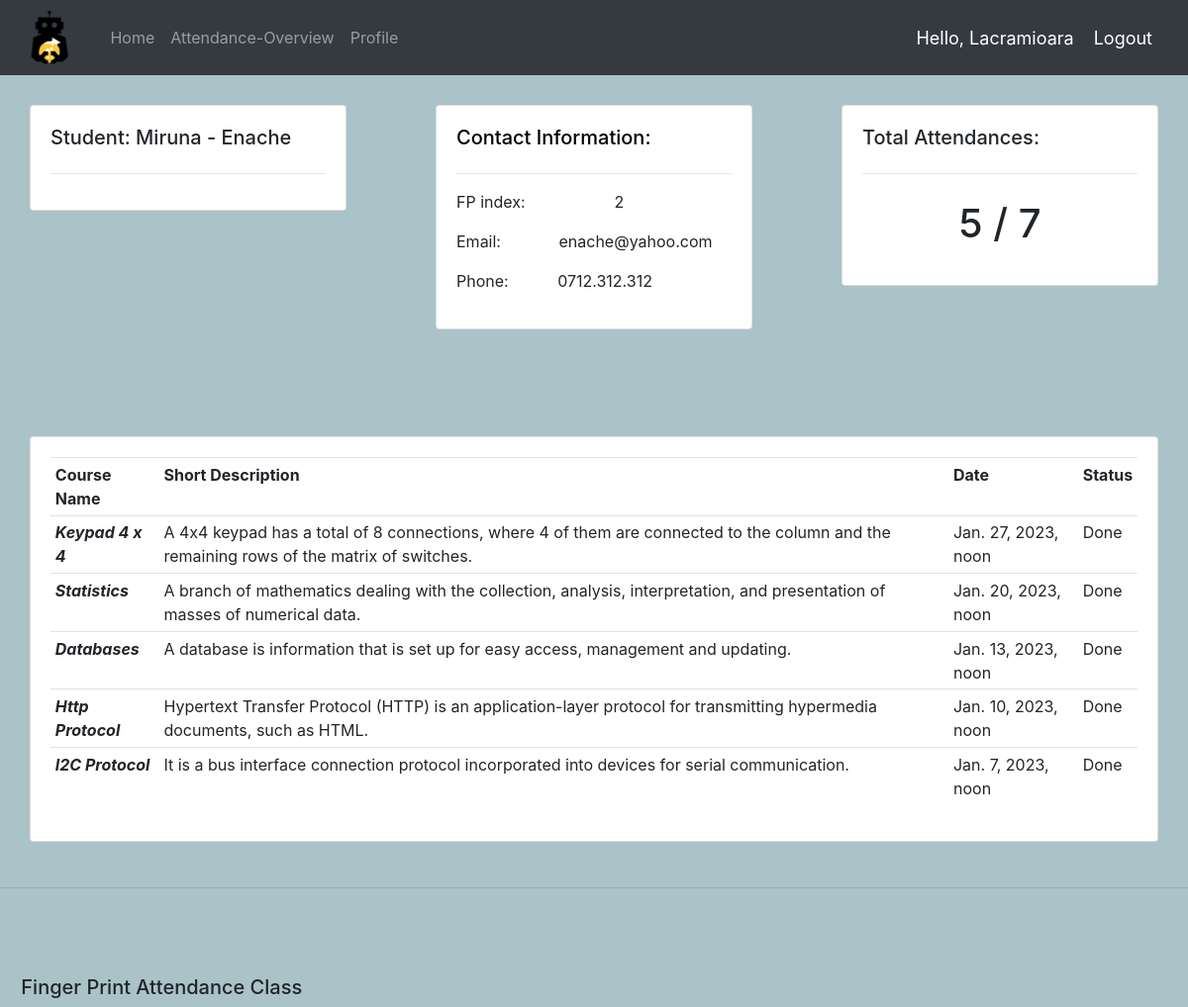
Screenshot of /profile/2 (signed in) with the database file from the repository.
### accounts/models.py (models this page shows, shortened)
class Student(models.Model):
	user = models.OneToOneField(User, on_delete=models.CASCADE)
	fp_index = models.IntegerField(primary_key=True, unique=True)
	phone = models.CharField(max_length=200, null=True)
	grd_average = models.DecimalField(decimal_places=1, max_digits=2, null=True, blank=True)
	is_teacher = models.BooleanField(default=False)

### attendance/models.py (models this page shows, shortened)
class Attendance(models.Model):
	class Meta:
		ordering = ['-start_date']
	STATUS = (
		('Upcoming', 'Upcoming'),
		('Done', 'Done')
	)
	students = models.ManyToManyField(Student, null=True)
	lecture_title = models.CharField(primary_key=True, max_length=50)
	short_description = models.CharField(max_length=500, null=True)
	status = models.CharField(max_length=200, null=True, choices=STATUS)
	start_date = models.DateTimeField()
	end_date = models.DateTimeField()

### accounts/views.py (the view)
# urls.py: path('profile/<str:pk>', views.profile, name="profile"),
@login_required(login_url="login")
def profile(request, pk):
	context = {}
	if request.user.is_staff and int(pk) == int(request.user.username):
		return redirect('overview')
	student = Student.objects.get(fp_index=pk)
	attendances = Attendance.objects.filter(students=student)
	total_attendances = attendances.count()
	done_attendances = Attendance.objects.filter(status='Done').count()
	b_show_admin_fields = False
	logged_student = Student
	try:
		logged_student = Student.objects.get(user=request.user)
	except Student.DoesNotExist:
		logged_student.fp_index = -1
	if request.user.is_staff or logged_student.fp_index == int(pk):
		b_show_admin_fields = True
	context = {'attendances': attendances, 'student': student,
	           'total_attendances': total_attendances, 'pk': int(pk),
	           'b_show_admin_fields': b_show_admin_fields, 'done_attendances': done_attendances}
	return render(request, 'accounts/profile.html', context)

### accounts/templates/accounts/profile.html (shortened to what this page needs)
{% extends 'accounts/main.html' %}
{% block content %}
<div class="row">
    <div class="col-md">
        <div style="margin:30px" class="card card-body" >
            <h5>Student: {{student.user.first_name}} - {{student.user.last_name}}</h5>
            <hr>
        </div>
    </div>
    <div class="col-md">
        <div style="margin:30px" class="card card-body">
            <h5 style="color:black;">Contact Information:</h5>
            <hr>
            <p>FP index: &nbsp &nbsp &nbsp &nbsp &nbsp &nbsp &nbsp &nbsp &nbsp&nbsp {{student.fp_index}}</p>
            <p>Email:    &nbsp &nbsp &nbsp &nbsp &nbsp &nbsp   {{student.user.email}}</p>
            <p>Phone:    &nbsp &nbsp &nbsp &nbsp &nbsp   {{student.phone}}</p>
        </div>
    </div>
    <div class="col-md">
        <div style="margin:30px" class="card card-body">
            <h5>Total Attendances:</h5>
            <hr>
            <h1 style="text-align: center; padding: 10px">{{total_attendances}} / {{done_attendances}}</h1>
        </div>
    </div>
</div>
<br>
<br>
<div class="row">
    <div style="margin:30px" class="col-md">
        <div class="card card-body">
            <table class="table table-sm">
                <tr>
                    <th>Course Name</th>
                    <th>Short Description</th>
                    <th>Date</th>
                    <th>Status</th>
                </tr>
                {% for attendance in attendances %}
                    <tr>
                        <td><b><i>{{attendance.lecture_title}}</i></b></td>
                        <td>{{attendance.short_description}}</td>
                        <td>{{attendance.start_date}}</td>
                        <td>{{attendance.status}}</td>
                    </tr>
                {% endfor %}
            </table>
        </div>
    </div>
</div>
{% endblock %}

### accounts/templates/accounts/navbar.html (shortened to what this page needs)
{% load static %}
<nav class="navbar navbar-expand-lg navbar-dark bg-dark">
  <img style="height:60px; margin:0px 30px 0px 10px;" src="{% static 'images/robo1.png' %}">
  <div class="collapse navbar-collapse" id="navbarNav">
    <ul class="navbar-nav">
      <li class="nav-item">
        <a class="nav-link" href="{% url 'home' %}">Home</a>
      </li>
      <li class="nav-item">
        <a class="nav-link" href="{% url 'overview' %}">Attendance-Overview</a>
      </li>
      <li class="nav-item">
        <a class="nav-link" href="{% url 'profile' request.user %}">Profile</a>
      </li>
    </ul>
  </div>
  <span class="hello-msg">Hello, {{request.user.first_name}} </span>
  <span><a class="hello-msg" href="{% url 'logout' %}">Logout</a></span>
</nav>

### static/css/main.css (style rules this page uses)
body { background-color: #AAC3C8; }

### accounts/templates/accounts/navbar.html (style rules this page uses)
.hello-msg { font-size: 18px; color: #fff; margin-right: 20px; }

### rows the page displays
Student: user.first_name "Miruna", user.last_name "Enache", fp_index "2", user.email "enache@yahoo.com", phone "0712.312.312"
Attendance: lecture_title "Keypad 4 x 4", short_description "A 4x4 keypad has a total of 8 connections, where 4 of them are connected to the column and the remaining rows of the matrix of switches.", start_date "Jan. 27, 2023, noon", status "Done"
Attendance: lecture_title "Statistics", short_description "A branch of mathematics dealing with the collection, analysis, interpretation, and presentation of masses of numerical data.", start_date "Jan. 20, 2023, noon", status "Done"
Attendance: lecture_title "Databases", short_description "A database is information that is set up for easy access, management and updating.", start_date "Jan. 13, 2023, noon", status "Done"
Attendance: lecture_title "Http Protocol", short_description "Hypertext Transfer Protocol (HTTP) is an application-layer protocol for transmitting hypermedia documents, such as HTML.", start_date "Jan. 10, 2023, noon", status "Done"
Attendance: lecture_title "I2C Protocol", short_description "It is a bus interface connection protocol incorporated into devices for serial communication.", start_date "Jan. 7, 2023, noon", status "Done"

### other values shown
{{ request.user.first_name }} "Lacramioara"
{{ total_attendances }} "5"
{{ done_attendances }} "7"
